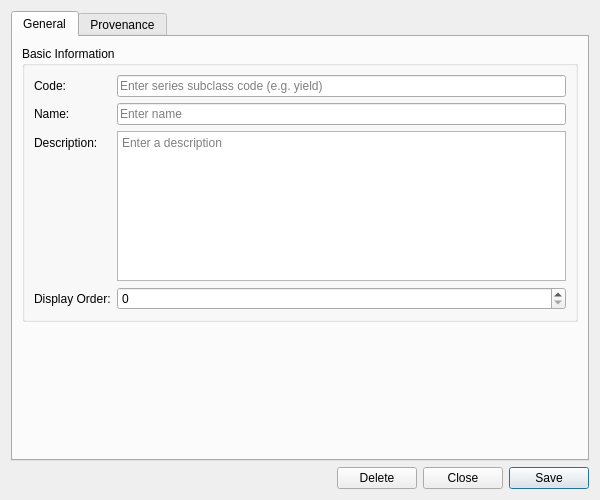
<?xml version="1.0" encoding="UTF-8"?>
<ui version="4.0">
 <class>SeriesSubclassCodeDetailDialog</class>
 <widget class="QWidget" name="SeriesSubclassCodeDetailDialog">
  <property name="geometry">
   <rect>
    <x>0</x>
    <y>0</y>
    <width>600</width>
    <height>500</height>
   </rect>
  </property>
  <property name="sizePolicy">
   <sizepolicy hsizetype="Preferred" vsizetype="Preferred">
    <horstretch>0</horstretch>
    <verstretch>0</verstretch>
   </sizepolicy>
  </property>
  <property name="minimumSize">
   <size>
    <width>600</width>
    <height>500</height>
   </size>
  </property>
  <property name="windowTitle">
   <string>Series Subclass Code Details</string>
  </property>
  <layout class="QVBoxLayout" name="verticalLayout">
   <item>
    <widget class="QTabWidget" name="tabWidget">
     <property name="currentIndex"><number>0</number></property>
     <widget class="QWidget" name="generalTab">
      <attribute name="title"><string>General</string></attribute>
      <layout class="QVBoxLayout" name="generalLayout">
       <item>
        <widget class="QGroupBox" name="basicInfoGroup">
         <property name="title">
          <string>Basic Information</string>
         </property>
         <layout class="QFormLayout" name="formLayout">
          <item row="0" column="0">
           <widget class="QLabel" name="labelCode">
            <property name="text">
             <string>Code:</string>
            </property>
           </widget>
          </item>
          <item row="0" column="1">
           <widget class="QLineEdit" name="codeEdit">
            <property name="placeholderText">
             <string>Enter series subclass code (e.g. yield)</string>
            </property>
            <property name="readOnly">
             <bool>true</bool>
            </property>
           </widget>
          </item>
          <item row="1" column="0">
           <widget class="QLabel" name="labelName">
            <property name="text">
             <string>Name:</string>
            </property>
           </widget>
          </item>
          <item row="1" column="1">
           <widget class="QLineEdit" name="nameEdit">
            <property name="placeholderText">
             <string>Enter name</string>
            </property>
           </widget>
          </item>
          <item row="2" column="0">
           <widget class="QLabel" name="labelDescription">
            <property name="text">
             <string>Description:</string>
            </property>
           </widget>
          </item>
          <item row="2" column="1">
           <widget class="QPlainTextEdit" name="descriptionEdit">
            <property name="minimumSize">
             <size>
              <width>0</width>
              <height>80</height>
             </size>
            </property>
            <property name="maximumSize">
             <size>
              <width>16777215</width>
              <height>150</height>
             </size>
            </property>
            <property name="placeholderText">
             <string>Enter a description</string>
            </property>
           </widget>
          </item>
          <item row="3" column="0">
           <widget class="QLabel" name="labelDisplayOrder">
            <property name="text">
             <string>Display Order:</string>
            </property>
           </widget>
          </item>
          <item row="3" column="1">
           <widget class="QSpinBox" name="displayOrderEdit">
            <property name="minimum">
             <number>0</number>
            </property>
            <property name="maximum">
             <number>9999</number>
            </property>
           </widget>
          </item>
         </layout>
        </widget>
       </item>
       <item>
        <spacer name="verticalSpacer">
         <property name="orientation">
          <enum>Qt::Vertical</enum>
         </property>
         <property name="sizeHint" stdset="0">
          <size>
           <width>20</width>
           <height>40</height>
          </size>
         </property>
        </spacer>
       </item>
      </layout>
     </widget>
     <widget class="QWidget" name="provenanceTab">
      <attribute name="title"><string>Provenance</string></attribute>
      <layout class="QVBoxLayout" name="provenanceTabLayout">
       <item>
        <widget class="ores::qt::ProvenanceWidget" name="provenanceWidget" native="true"/>
       </item>
      </layout>
     </widget>
    </widget>
   </item>
   <item>
    <layout class="QHBoxLayout" name="buttonLayout">
     <item>
      <spacer name="horizontalSpacer">
       <property name="orientation">
        <enum>Qt::Horizontal</enum>
       </property>
       <property name="sizeHint" stdset="0">
        <size>
         <width>40</width>
         <height>20</height>
        </size>
       </property>
      </spacer>
     </item>
     <item>
      <widget class="QPushButton" name="deleteButton">
       <property name="text">
        <string>Delete</string>
       </property>
      </widget>
     </item>
     <item>
      <widget class="QPushButton" name="closeButton">
       <property name="text">
        <string>Close</string>
       </property>
      </widget>
     </item>
     <item>
      <widget class="QPushButton" name="saveButton">
       <property name="text">
        <string>Save</string>
       </property>
       <property name="default">
        <bool>true</bool>
       </property>
      </widget>
     </item>
    </layout>
   </item>
  </layout>
 </widget>
 <customwidgets>
  <customwidget>
   <class>ores::qt::ProvenanceWidget</class>
   <extends>QWidget</extends>
   <header>ores.qt/ProvenanceWidget.hpp</header>
  </customwidget>
 </customwidgets>
 <resources/>
 <connections/>
</ui>
